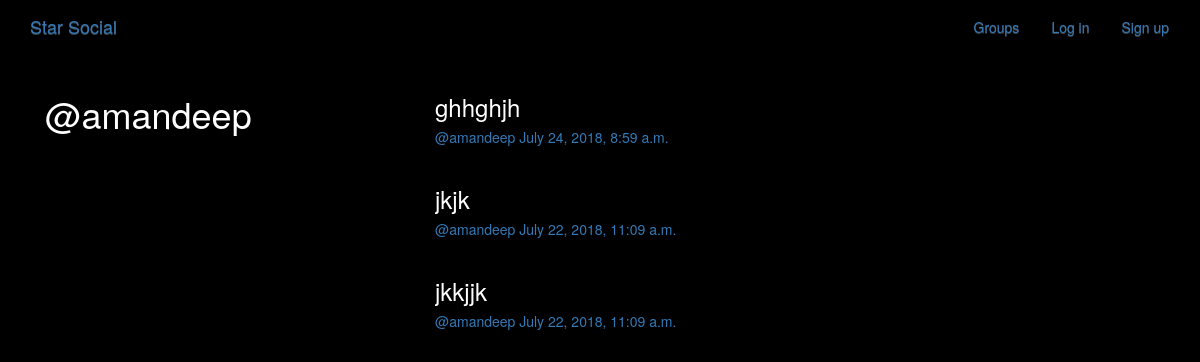
Screenshot of /posts/by/amandeep with the database file from the repository.
### posts/models.py (models this page shows, shortened)
class Post(models.Model):
    user=models.ForeignKey(User,related_name='posts', on_delete=models.CASCADE)
    created_at = models.DateTimeField(auto_now=True)
    message = models.TextField()
    message_html = models.TextField(editable=False)
    group = models.ForeignKey(Group,related_name='posts',null=True,blank=True,  on_delete=models.CASCADE)
    class Meta:
        ordering=['-created_at']
        unique_together=['user','message']

### posts/views.py (the view)
# urls.py: re_path(r'by/(?P<username>[-\w]+)',views.UserPost.as_view(),name='for_user'),
class UserPost(generic.ListView):
    model=models.Post
    template_name= "posts/user_post_list.html"
    def get_queryset(self):
        try:
            self.post_user= User.objects.prefetch_related('posts').get(username__iexact=self.kwargs.get('username'))
        except User.DoesNotExist:
            raise Http404
        else:
            return self.post_user.posts.all()
    def get_context_data(self,**kwargs):
        context= super().get_context_data(**kwargs)
        context['post_user'] = self.post_user
        return context

### posts/templates/posts/user_post_list.html
{% extends "posts/post_base.html" %}
{% block prepost %}
<div class="col-md-4">
  <h1>@{{post_user.username}}</h1>
</div>
{% endblock  %}
{% block post_content %}
<div class="col-md-8">
  {% for post in post_list %}
      {% include "posts/_post.html" %}
  {% endfor %}
</div>
{% endblock  %}

### posts/templates/posts/post_base.html (shortened to what this page needs)
{% extends "base.html" %}
{% block content %}
<div class="posts-page">
  <div class="container">
    <div class="row">
      {% block prepost %}{% endblock %}
      {% block post_content %}{% endblock %}
    </div>
  </div>
</div>
{% endblock %}

### templates/base.html (shortened to what this page needs)
<!DOCTYPE html>
{% load staticfiles %}
<html lang="en" dir="ltr">
  <head>
    <link rel="stylesheet" href="https://maxcdn.bootstrapcdn.com/bootstrap/3.3.7/css/bootstrap.min.css">
   <link rel="stylesheet" href="https://maxcdn.bootstrapcdn.com/bootstrap/3.3.7/css/bootstrap-theme.min.css">
   <link rel="stylesheet" href="{% static 'simplesocial/css/master.css'%}">
  </head>
  <body>
    <nav class="navbar  mynav" role="navigation" id="navbar">
    			<div class="container">
            <a class="navbar-brand mynav" href="{% url 'home' %}">Star Social</a>
    					<ul class="nav navbar-nav navbar-right">
    						{% if user.is_authenticated %}
                      <li><a href="{% url 'posts:create' %}" class="btn btn-simple">Post</a></li>
                      <li><a href="{% url 'groups:all' %}" class="btn btn-simple">Groups</a></li>
                      <li><a href="{% url 'groups:create' %}" class="btn btn-simple">Create Group</a></li>
                      <li><a href="{% url 'accounts:logout' %}" class="btn btn-simple">Log out</a></li>
    						{% else %}
    						      <li><a href="{% url 'groups:all' %}"class="btn btn-simple">Groups</a></li>
    						      <li><a href="{% url 'accounts:login' %}" class="btn btn-simple">Log in</a></li>
    						      <li><a href="{% url 'accounts:signup' %}" class="btn btn-simple">Sign up</a></li>
    						{% endif %}
    					</ul>
    			</div>
    	</nav>
      <div class="container mycontent">
        {% block content %}
        {% endblock %}
      </div>
      </body>
</html>

### posts/templates/posts/_post.html (shortened to what this page needs)
<div class="post media">
  <h3>{{post.message_html|safe}}</h3>
  <div class="media-body">
    <h5 class="media-heading" >
    <span class="username">
      <a href="{% url 'posts:for_user' username=post.user.username %}">@{{ post.user.username }}</a>
    </span>
    <time class="time"> <a href="{% url 'posts:single' username=post.user.username pk=post.pk %}">{{ post.created_at }}</a> </time>
    </h5>
  </div>
</div>

### static/simplesocial/css/master.css (style rules this page uses)
body { margin: 0; overflow: hidden; background-color: black; color:white; }

### rows the page displays
Post: message_html "ghhghjh", user.username "amandeep", created_at "July 24, 2018, 8:59 a.m."
Post: message_html "jkjk", user.username "amandeep", created_at "July 22, 2018, 11:09 a.m."
Post: message_html "jkkjjk", user.username "amandeep", created_at "July 22, 2018, 11:09 a.m."

### other values shown
{{ post_user.username }} "amandeep"
